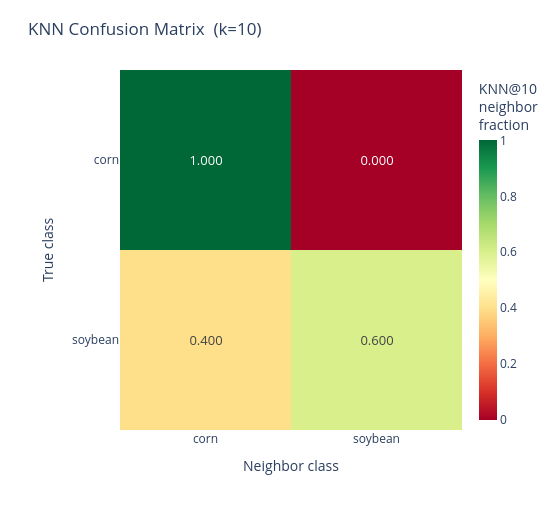

Notebook source saved alongside this figure:
### Markdown cell above
#### KNN Confusion Matrix

Rows = true class, columns = neighbor class, values = fraction of k-NN neighbors belonging to each class. The diagonal equals mean KNN purity — higher is better.

### Code cell
plot_knn_confusion(result, output_path=None)

### Figure 1 — Plotly figure (JSON) as saved in the notebook; plotly's stock layout.template omitted (floating-point values rounded to 4 significant figures)
{"data": [{"colorbar": {"thickness": 18, "title": {"text": "KNN@10<br>neighbor<br>fraction"}}, "colorscale": [[0, "rgb(165,0,38)"], [0.1, "rgb(215,48,39)"], [0.2, "rgb(244,109,67)"], [0.3, "rgb(253,174,97)"], [0.4, "rgb(254,224,139)"], [0.5, "rgb(255,255,191)"], [0.6, "rgb(217,239,139)"], [0.7, "rgb(166,217,106)"], [0.8, "rgb(102,189,99)"], [0.9, "rgb(26,152,80)"], [1, "rgb(0,104,55)"]], "hovertemplate": "True class: <b>%{y}</b><br>Neighbor class: <b>%{x}</b><br>Fraction: %{z:.4f}<extra></extra>", "text": [["1.000", "0.000"], ["0.400", "0.600"]], "textfont": {"size": 13}, "texttemplate": "%{text}", "type": "heatmap", "x": ["corn", "soybean"], "y": ["corn", "soybean"], "z": [[1, 0], [0.4, 0.6]], "zmax": 1, "zmin": 0}], "layout": {"height": 530, "margin": {"b": 100, "l": 120, "r": 60, "t": 70}, "paper_bgcolor": "white", "plot_bgcolor": "white", "title": {"font": {"size": 17}, "text": "KNN Confusion Matrix  (k=10)"}, "width": 560, "xaxis": {"side": "bottom", "tickfont": {"size": 12}, "title": {"text": "Neighbor class"}}, "yaxis": {"autorange": "reversed", "tickfont": {"size": 12}, "title": {"text": "True class"}}}}
